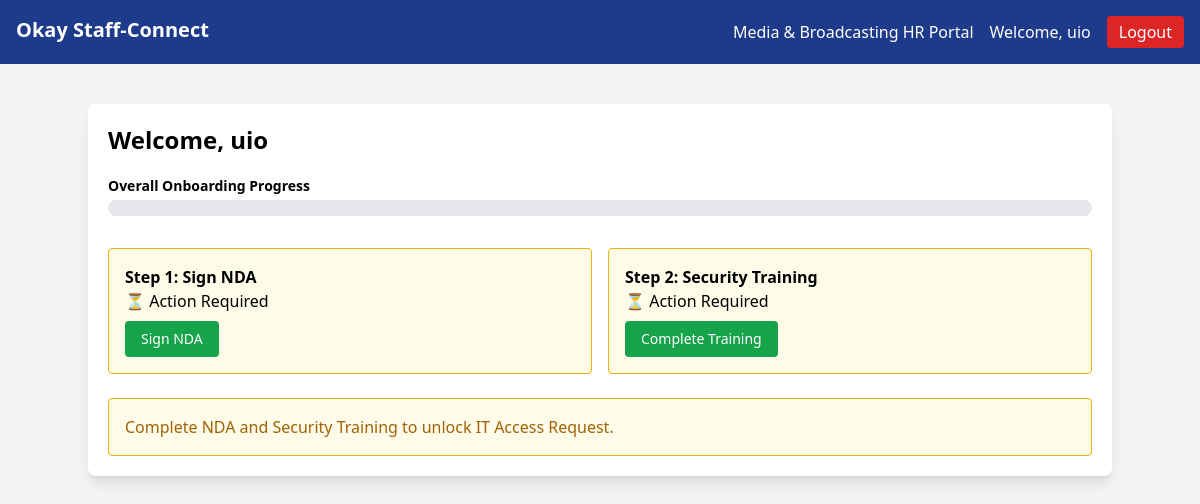
Page /portal/dashboard/ (signed in) on the earlier database version.
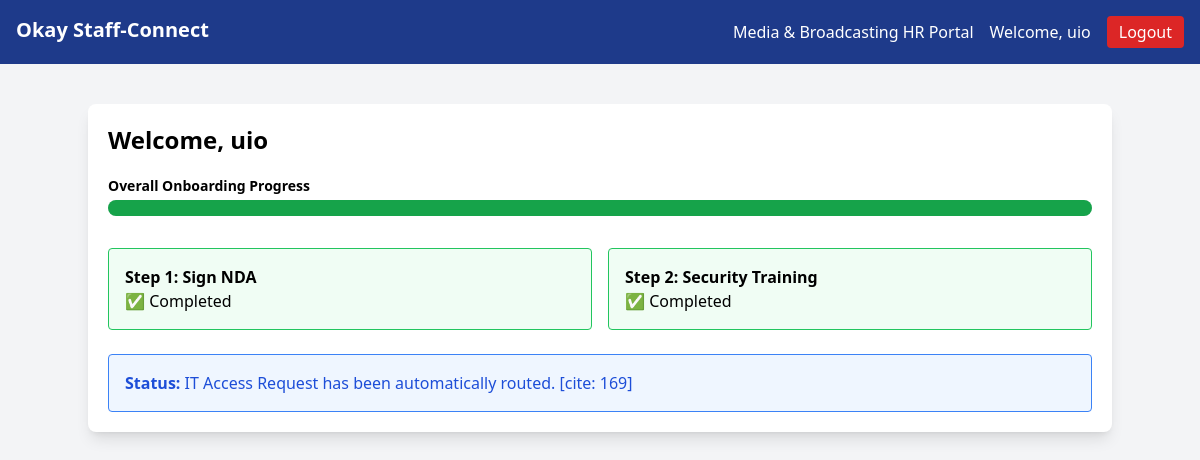
Same page on the later database version.
### portal/models.py (models this page shows, shortened)
class EmployeeProfile(models.Model):
    user = models.OneToOneField(User, on_delete=models.CASCADE)
    signed_nda = models.BooleanField(default=False)
    completed_security_training = models.BooleanField(default=False)
    it_request_sent = models.BooleanField(default=False)
    onboarding_complete = models.BooleanField(default=False)
    @property
    def progress(self):
        steps = [self.signed_nda, self.completed_security_training, self.it_request_sent]
        completed = sum(steps)
        return completed / 3  # 0, 0.333, 0.666, 1

### portal/views.py (the view)
# urls.py: path('dashboard/', views.dashboard_view, name='dashboard'),
@login_required
def dashboard_view(request):
    profile = get_object_or_404(EmployeeProfile, user=request.user)
    return render(request, 'portal/dashboard.html', {'profile': profile})

### portal/templates/portal/dashboard.html
{% extends 'portal/base.html' %}
{% block content %}
<h2 class="text-2xl font-bold mb-5">Welcome, {{ profile.user.username }}</h2>
<div class="mb-8">
    <p class="text-sm font-semibold mb-1">Overall Onboarding Progress</p>
    <div class="w-full bg-gray-200 rounded-full h-4">
        <div class="bg-green-600 h-4 rounded-full" style="width: {% widthratio profile.progress 1 100 %}%"></div>
    </div>
</div>
<div class="grid grid-cols-1 md:grid-cols-2 gap-4">
    <div class="p-4 border rounded {% if profile.signed_nda %}bg-green-50 border-green-500{% else %}bg-yellow-50 border-yellow-500{% endif %}">
        <h3 class="font-bold">Step 1: Sign NDA</h3>
        <p>{% if profile.signed_nda %}✅ Completed{% else %}⏳ Action Required{% endif %}</p>
        {% if not profile.signed_nda %}
            <a href="{% url 'sign_nda' %}" class="mt-2 inline-block bg-green-600 hover:bg-green-700 text-white px-4 py-2 rounded text-sm">
                Sign NDA
            </a>
        {% endif %}
    </div>
    <div class="p-4 border rounded {% if profile.completed_security_training %}bg-green-50 border-green-500{% else %}bg-yellow-50 border-yellow-500{% endif %}">
        <h3 class="font-bold">Step 2: Security Training</h3>
        <p>{% if profile.completed_security_training %}✅ Completed{% else %}⏳ Action Required{% endif %}</p>
        {% if not profile.completed_security_training %}
            <a href="{% url 'complete_training' %}" class="mt-2 inline-block bg-green-600 hover:bg-green-700 text-white px-4 py-2 rounded text-sm">
                Complete Training
            </a>
        {% endif %}
    </div>
</div>
{% if not profile.it_request_sent and profile.signed_nda and profile.completed_security_training %}
    <a href="{% url 'request_it' %}" class="mt-6 inline-block bg-blue-900 text-white px-6 py-2 rounded">
        Trigger IT Access Request
    </a>
{% elif not profile.it_request_sent %}
    <div class="mt-6 p-4 bg-yellow-50 border border-yellow-500 text-yellow-700 rounded">
        Complete NDA and Security Training to unlock IT Access Request.
    </div>
{% else %}
    <div class="mt-6 p-4 bg-blue-50 border border-blue-500 text-blue-700 rounded">
        <strong>Status:</strong> IT Access Request has been automatically routed. [cite: 169]
    </div>
{% endif %}
{% endblock %}

### portal/templates/portal/base.html (shortened to what this page needs)
<!DOCTYPE html>
<html lang="en">
<head>
    <script src="https://cdn.tailwindcss.com"></script> </head>
<body class="bg-gray-100">
    <nav class="bg-blue-900 p-4 text-white flex justify-between">
        <h1 class="font-bold text-xl">Okay Staff-Connect</h1>
        <div class="flex items-center space-x-4">
            <span>Media & Broadcasting HR Portal</span>
            {% if user.is_authenticated %}
                <span>Welcome, {{ user.username }}</span>
                <a href="{% url 'logout' %}" class="bg-red-600 hover:bg-red-700 text-white px-3 py-1 rounded">Logout</a>
            {% endif %}
        </div>
    </nav>
    <div class="container mx-auto mt-10 p-5 bg-white shadow-lg rounded-lg">
        {% block content %}{% endblock %}
    </div>
</body>
</html>

Differences in the rows shown:
changed EmployeeProfile "uio": signed_nda False → True (drawn); completed_security_training False → True (drawn); it_request_sent False → True (drawn)
Other differences:
text no longer shown: "⏳ Action Required Sign NDA ⏳ Action Required Complete Training Complete NDA and Security Training to unlock IT Access Request."
text now shown: "✅ Completed ✅ Completed Status: IT Access Request has been automatically routed. [cite: 169]"
